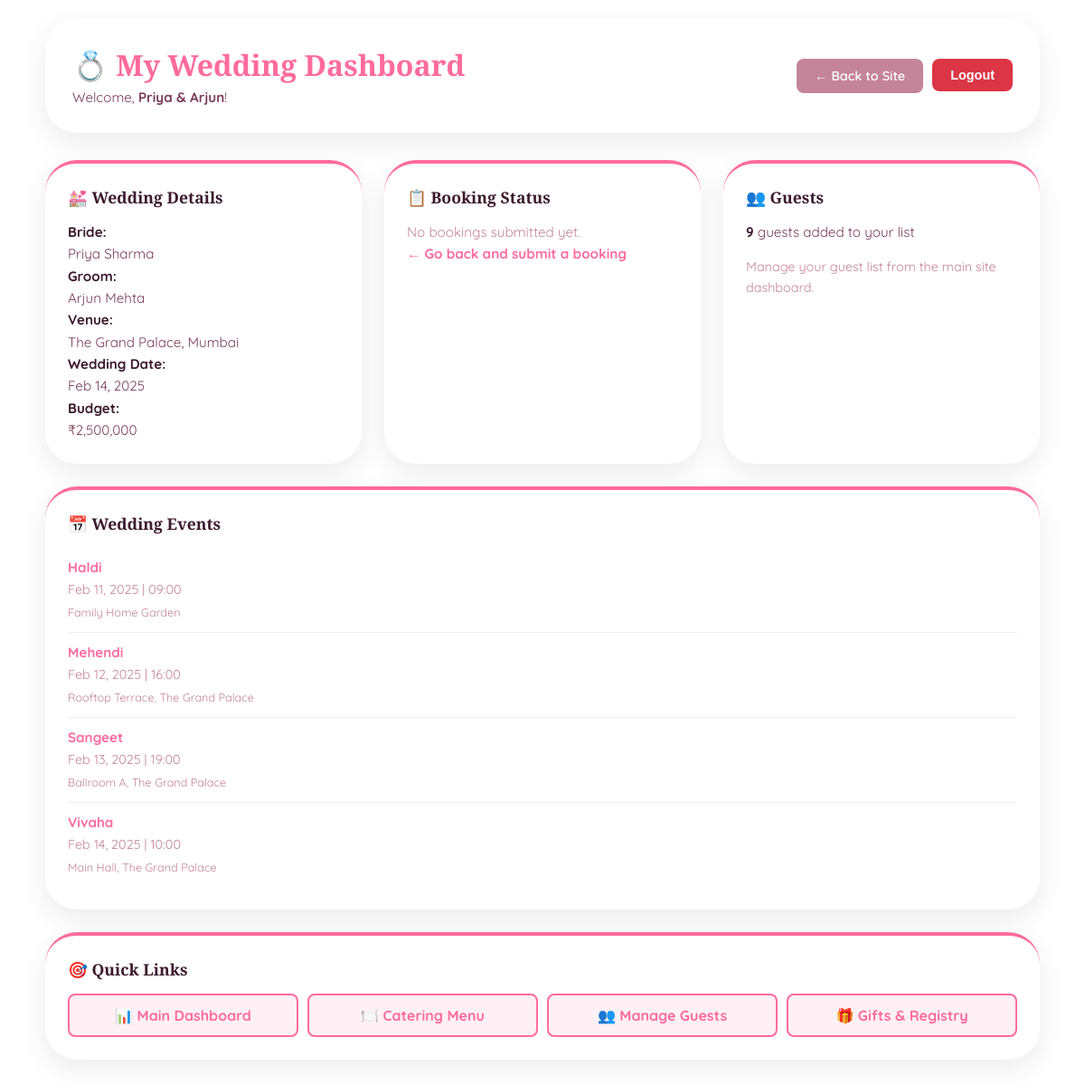
The app's page /php/user_dashboard.php (signed in) with its own data.
### tables this page shows
CREATE TABLE IF NOT EXISTS weddings (
    id INT AUTO_INCREMENT PRIMARY KEY,
    user_id INT NOT NULL,
    bride_name VARCHAR(100),
    groom_name VARCHAR(100),
    venue VARCHAR(255),
    wedding_date DATE,
    total_budget DECIMAL(12,2) DEFAULT 0,
    created_at TIMESTAMP DEFAULT CURRENT_TIMESTAMP,
    FOREIGN KEY (user_id) REFERENCES users(id) ON DELETE CASCADE,
    INDEX idx_user_id (user_id),
    INDEX idx_wedding_date (wedding_date)
);

CREATE TABLE IF NOT EXISTS sub_events (
    id INT AUTO_INCREMENT PRIMARY KEY,
    wedding_id INT NOT NULL,
    event_type ENUM('sangeet','mehendi','haldi','vivaha') NOT NULL,
    event_date DATE,
    venue VARCHAR(255),
    time_start TIME,
    time_end TIME,
    notes TEXT,
    created_at TIMESTAMP DEFAULT CURRENT_TIMESTAMP,
    FOREIGN KEY (wedding_id) REFERENCES weddings(id) ON DELETE CASCADE,
    INDEX idx_wedding_id (wedding_id),
    INDEX idx_event_type (event_type)
);

### php/user_dashboard.php (the view, shortened to what this page needs)
<?php
$userId = $_SESSION['user_id'];
$userName = $_SESSION['user_name'] ?? 'User';
$weddingId = $_SESSION['wedding_id'] ?? null;
$db = getDB();
$weddingData = null;
$subEvents = [];
$bookingStatus = 'none';
if ($weddingId) {
    $wStmt = $db->prepare("SELECT * FROM weddings WHERE id = ? AND user_id = ?");
    $wStmt->bind_param('ii', $weddingId, $userId);
    $wStmt->execute();
    $weddingData = $wStmt->get_result()->fetch_assoc();
    $eStmt = $db->prepare("SELECT * FROM sub_events WHERE wedding_id = ? ORDER BY event_date ASC");
    $eStmt->bind_param('i', $weddingId);
    $eStmt->execute();
    $eResult = $eStmt->get_result();
    while ($event = $eResult->fetch_assoc()) {
        $subEvents[] = $event;
    }
    $gStmt = $db->prepare("SELECT COUNT(*) as count FROM guests WHERE wedding_id = ?");
    $gStmt->bind_param('i', $weddingId);
    $gStmt->execute();
    $gResult = $gStmt->get_result()->fetch_assoc();
    $guestCount = $gResult['count'] ?? 0;
}
?>
<!DOCTYPE html>
<html lang="en">
<head>
    <link rel="stylesheet" href="../css/style.css">
</head>
<body>
    <div class="dashboard-container">
        <div class="dashboard-header">
            <div class="header-content">
                <h1>💍 My Wedding Dashboard</h1>
                <p>Welcome, <strong><?= htmlspecialchars($userName) ?></strong>!</p>
            </div>
            <div class="header-actions">
                <a href="../index.html" class="btn-back">← Back to Site</a>
                <form style="display:inline" method="POST" action="auth.php">
                    <button type="submit" class="btn-back" style="background: #dc3545">Logout</button>
                </form>
            </div>
        </div>
        <div class="dashboard-grid">
            <div class="dashboard-card">
                <h3 class="card-title">💒 Wedding Details</h3>
                <div class="card-content">
                    <?php if ($weddingData): ?>
                        <p><strong>Bride:</strong><br><?= htmlspecialchars($weddingData['bride_name'] ?? 'Not Set') ?></p>
                        <p><strong>Groom:</strong><br><?= htmlspecialchars($weddingData['groom_name'] ?? 'Not Set') ?></p>
                        <p><strong>Venue:</strong><br><?= htmlspecialchars($weddingData['venue'] ?? 'Not Set') ?></p>
                        <p><strong>Wedding Date:</strong><br><?= $weddingData['wedding_date'] ? date('M d, Y', strtotime($weddingData['wedding_date'])) : 'Not Set' ?></p>
                        <p><strong>Budget:</strong><br>₹<?= number_format($weddingData['total_budget'] ?? 0) ?></p>
                    <?php else: ?>
                        <p style="color: var(--text-light)">No wedding details found. Please set up your wedding information.</p>
                    <?php endif; ?>
                </div>
            </div>
            <div class="dashboard-card">
                <h3 class="card-title">📋 Booking Status</h3>
                <div class="card-content">
                    <?php if ($bookingStatus === 'none'): ?>
                        <p style="color: var(--text-light);">No bookings submitted yet.</p>
                        <a href="../index.html" style="color: var(--pink-main); font-weight: 700; text-decoration: none;">← Go back and submit a booking</a>
                    <?php endif; ?>
                </div>
            </div>
            <div class="dashboard-card">
                <h3 class="card-title">👥 Guests</h3>
                <div class="card-content">
                    <p><strong><?= $guestCount ?></strong> guests added to your list</p>
                    <p style="margin-top: 15px; color: var(--text-light); font-size: 0.9rem;">
                        Manage your guest list from the main site dashboard.
                    </p>
                </div>
            </div>
            <?php if (!empty($subEvents)): ?>
            <div class="dashboard-card full-width">
                <h3 class="card-title">📅 Wedding Events</h3>
                <div class="card-content">
                    <ul class="events-list">
                        <?php foreach ($subEvents as $event): ?>
                        <li>
                            <div>
                                <span class="event-type"><?= ucfirst($event['event_type']) ?></span><br>
                                <span class="event-date"><?= date('M d, Y | H:i', strtotime($event['event_date'] . ' ' . ($event['time_start'] ?? '00:00:00'))) ?></span><br>
                                <small style="color: var(--text-light);"><?= htmlspecialchars($event['venue'] ?? '') ?></small>
                            </div>
                        </li>
                        <?php endforeach; ?>
                    </ul>
                </div>
            </div>
            <?php endif; ?>
            <div class="dashboard-card full-width">
                <h3 class="card-title">🎯 Quick Links</h3>
                <div class="quick-links">
                    <a href="../index.html#page-dashboard" class="quick-link-btn">📊 Main Dashboard</a>
                    <a href="../index.html#page-catering" class="quick-link-btn">🍽️ Catering Menu</a>
                    <a href="../index.html#page-guests" class="quick-link-btn">👥 Manage Guests</a>
                    <a href="../index.html#page-gifts" class="quick-link-btn">🎁 Gifts & Registry</a>
                </div>
            </div>
        </div>
    </div>
</body>
</html>

### css/style.css (style rules this page uses)
:root { --pink-light: #fff0f5; --pink-soft: #ffd6e7; --pink-mid: #ffb3cc; --pink-main: #ff6b9d; --pink-deep: #e84393; --rose-gold: #c9956c; --rose-light: #f9d5c5; --gold: #d4a853; --gold-light: #fef3d0; --cream: #fffaf6; --white: #ffffff; --text-dark: #3d1a2e; --text-mid: #7a3d5a; --text-light: #c4849a; --shadow-sm: 0 4px 15px rgba(255, 107, 157, 0.15); --shadow-md: 0 8px 30px rgba(255, 107, 157, 0.25); --shadow-lg: 0 15px 50px rgba(255, 107, 157, 0.35); --radius-sm: 15px; --radius-md: 25px; --radius-lg: 35px; --radius-xl: 50px; --transition: all 0.3s cubic-bezier(0.4, 0, 0.2, 1); }
*, *::before, *::after { box-sizing: border-box; margin: 0; padding: 0; }
html { scroll-behavior: smooth; }
body { font-family: 'Quicksand', sans-serif; background: var(--pink-light); color: var(--text-dark); min-height: 100vh; overflow-x: hidden; }
h1, h2, h3, h4 { font-family: 'Playfair Display', serif; }
h1 { font-size: clamp(2rem, 5vw, 3.5rem); font-weight: 900; }
h3 { font-size: clamp(1.2rem, 2vw, 1.8rem); }

### php/user_dashboard.php (style rules this page uses)
body { background: linear-gradient(135deg, var(--bg-light) 0%, #f5e6f5 100%); padding: 20px; }
.dashboard-container { max-width: 1100px; margin: 0 auto; }
.dashboard-header { background: white; padding: 30px; border-radius: var(--radius-lg); box-shadow: 0 10px 30px rgba(0, 0, 0, 0.08); margin-bottom: 30px; display: flex; justify-content: space-between; align-items: center; flex-wrap: wrap; gap: 20px; }
.header-content h1 { margin: 0; color: var(--pink-main); font-size: 2rem; }
.header-content p { margin: 5px 0 0 0; color: var(--text-mid); font-size: 0.95rem; }
.header-actions { display: flex; gap: 10px; flex-wrap: wrap; }
.dashboard-grid { display: grid; grid-template-columns: repeat(auto-fit, minmax(300px, 1fr)); gap: 25px; margin-bottom: 30px; }
.dashboard-card { background: white; border-radius: var(--radius-lg); padding: 25px; box-shadow: 0 10px 30px rgba(0, 0, 0, 0.08); border-top: 4px solid var(--pink-main); }
.card-title { font-size: 1.1rem; font-weight: 700; color: var(--text-dark); margin: 0 0 15px 0; display: flex; align-items: center; gap: 8px; }
.card-content { color: var(--text-mid); font-size: 0.95rem; line-height: 1.6; }
.card-content strong { color: var(--text-dark); }
.events-list { list-style: none; padding: 0; margin: 0; }
.events-list li { padding: 10px 0; border-bottom: 1px solid #f0f0f0; display: flex; justify-content: space-between; align-items: center; }
.events-list li:last-child { border-bottom: none; }
.event-type { font-weight: 700; color: var(--pink-main); text-transform: capitalize; }
.event-date { color: var(--text-light); font-size: 0.9rem; }
.full-width { grid-column: 1 / -1; }
.btn-back { background: var(--text-light); color: white; text-decoration: none; padding: 10px 20px; border-radius: 8px; border: none; cursor: pointer; font-weight: 600; font-size: 0.9rem; }
.quick-links { display: grid; grid-template-columns: repeat(auto-fit, minmax(120px, 1fr)); gap: 10px; }
.quick-link-btn { padding: 12px; text-align: center; background: var(--pink-light); color: var(--pink-main); border: 2px solid var(--pink-main); border-radius: 8px; text-decoration: none; font-weight: 700; cursor: pointer; transition: all 0.3s; }

### records on screen
weddings: bride_name "Priya Sharma", groom_name "Arjun Mehta", venue "The Grand Palace, Mumbai", wedding_date "Feb 14, 2025", total_budget "2,500,000"
sub_events: event_type "Haldi", event_date+time_start "Feb 11, 2025 | 09:00", venue "Family Home Garden"
sub_events: event_type "Mehendi", event_date+time_start "Feb 12, 2025 | 16:00", venue "Rooftop Terrace, The Grand Palace"
sub_events: event_type "Sangeet", event_date+time_start "Feb 13, 2025 | 19:00", venue "Ballroom A, The Grand Palace"
sub_events: event_type "Vivaha", event_date+time_start "Feb 14, 2025 | 10:00", venue "Main Hall, The Grand Palace"

### other values on screen
$userName "Priya & Arjun"
$guestCount "9"
